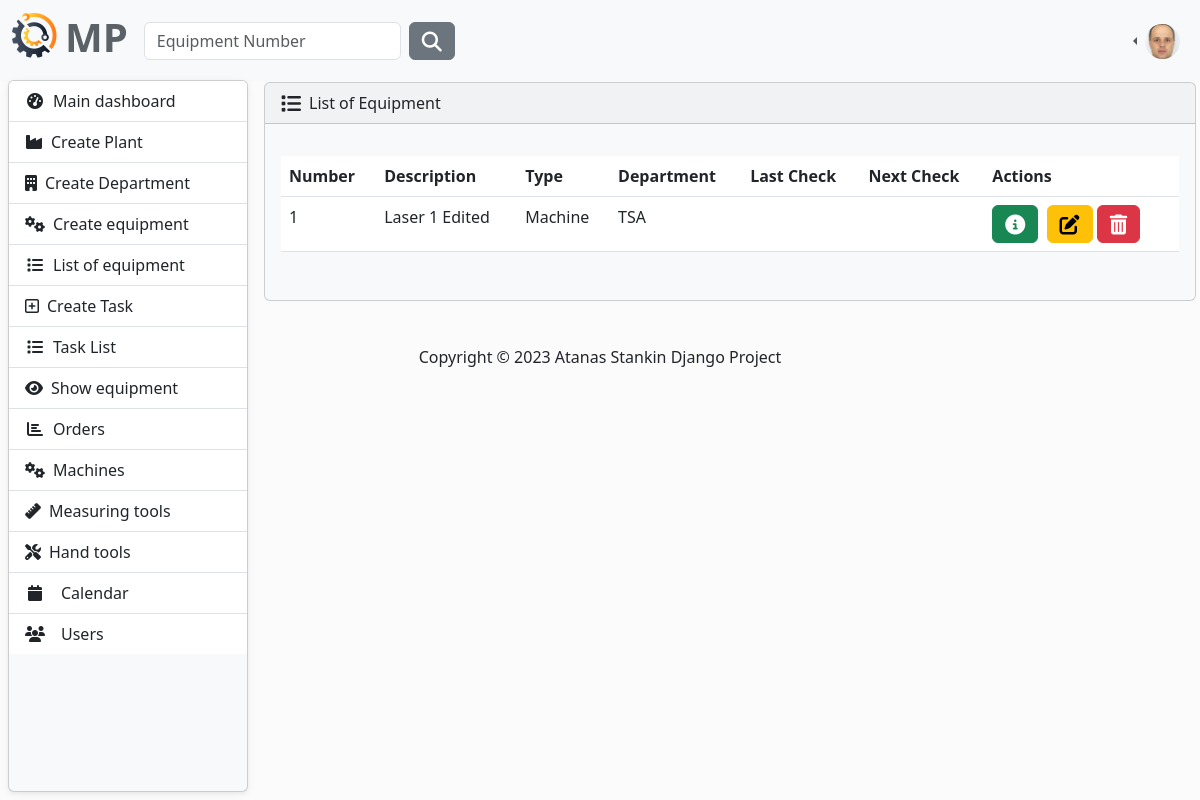
The page /equipment/equipment-list/ (signed in) on the database as committed earlier.
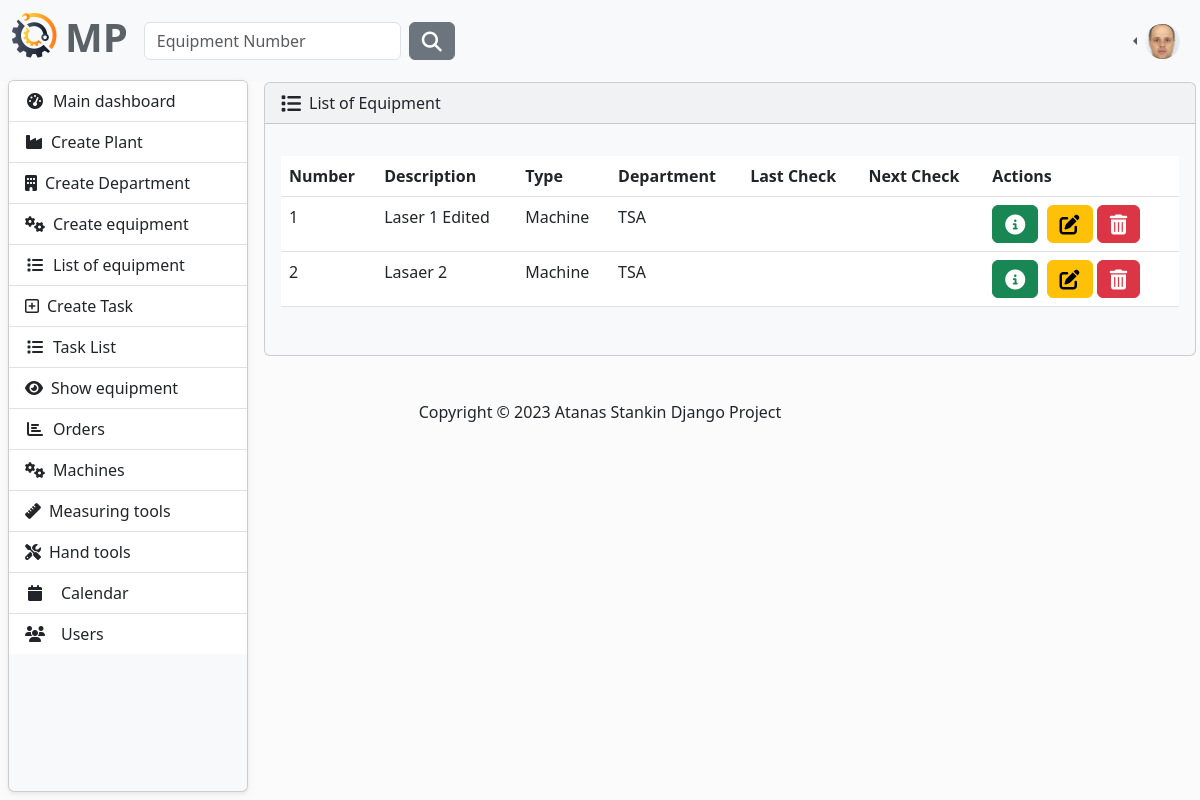
The same page on the database as committed later.
### MaintenancePlanner/equipment/models.py (models this page shows, shortened)
class Equipment(models.Model):
    description = models.CharField(
        max_length=30,
        validators=[equipment_name_validator],
    )
    type = models.CharField(
        max_length=30,
        choices=TYPE_OF_EQUIPMENT
    )
    acquisition_date = models.DateField(
        blank=True,
        null=True,
        verbose_name='Acquisition Date',
    )
    acquisition_value = models.FloatField(
        blank=True,
        null=True,
        verbose_name='Acquisition Value',
    )
    currency_code = models.CharField(
        max_length=10,
        choices=CURRENCY_CHOICES,
        default='EUR',
    )
    year_of_manufacture = models.PositiveIntegerField(
        verbose_name='Year of Manufacture',
        null=True,
        blank=True,
    )
    manufacturer = models.CharField(
        max_length=30,
        blank=True,
        null=True,
    )
    model_number = models.CharField(
        max_length=30,
        blank=True,
        null=True,
        verbose_name='Model Number'
    )
    part_number = models.CharField(
        max_length=30,
        blank=True,
        null=True,
        verbose_name='Manufacturer Part Number',
    )
    serial_number = models.CharField(
        max_length=30,
        blank=True,
        null=True,
        verbose_name='Manufacturer Serial Number',
    )
    plant = models.ForeignKey(
        to=Plant,
        on_delete=models.CASCADE)
    department = models.ForeignKey(
        to=Department,
        on_delete=models.CASCADE)
    last_checked_date = models.DateField(
        verbose_name='Last Checked Date',
        blank=True,
        null=True,
    )
    next_check_date = models.DateField(
        verbose_name='Next Check Date',
        blank=True,
        null=True,
    )

### MaintenancePlanner/plant/models.py (models this page shows)
class Department(models.Model):
    name = models.CharField(
        max_length=30,
    )
    plant = models.ForeignKey(
        to=Plant,
        on_delete=models.CASCADE,
    )
    def __str__(self):
        return self.name

### MaintenancePlanner/equipment/views.py (the view)
# urls.py: path('equipment-list/', views.equipment_list, name='equipment-list'),
@login_required
def equipment_list(request):
    profile = AppUser.objects.first()
    equipment = Equipment.objects.all()
    context = {
        'equipment': equipment,
        'profile': profile,
    }
    return render(request, 'equipment_list.html', context)

### MaintenancePlanner/equipment/templates/equipment_list.html
{% extends "base.html" %}
{% block content %}
    {% include 'partials/equipment.html' %}
{% endblock %}

### MaintenancePlanner/equipment/templates/partials/equipment.html (shortened to what this page needs)
<article>
    {% if equipment %}
        <div class="card bg-light ms-1 me-4 mb-4 mt-0">
            <div class="card-header">
                <i class="fa-solid fa-list fa-lg me-2"></i>List of Equipment
            </div>
            <div class="card-body">
                <p class="card-text">
                <div class="table-responsive">
                    <table class="table table-hover">
                        <thead>
                        <tr>
                            <th scope="col">Number</th>
                            <th scope="col">Description</th>
                            <th scope="col">Type</th>
                            <th scope="col">Department</th>
                            <th scope="col">Last Check</th>
                            <th scope="col">Next Check</th>
                            <th scope="col">Actions</th>
                        </tr>
                        </thead>
                        <tbody>
                        {% for eq in  equipment %}
                            <tr>
                                <td>{{ eq.id }}</td>
                                <td>{{ eq.description }}</td>
                                <td>{{ eq.type }}</td>
                                <td>{{ eq.department }}</td>
                                <td>{{ eq.last_checked_date|default_if_none:'' }}</td>
                                <td>{{ eq.next_check_date|default_if_none:'' }}</td>
                                <td>
                                    <button type="button" class="btn btn-success me-1"
                                            href="{% url 'view-equipment' eq.id %}" data-bs-toggle="modal"
                                            data-bs-target="#myModal{{ eq.id }}">
                                        <i class="fa-solid fa-circle-info fa-lg"></i>
                                    </button>
                                    <a class="btn btn-warning" href="{% url 'edit-equipment' eq.id %}">
                                        <i class="fa-solid fa-pen-to-square fa-lg"></i>
                                    </a>
                                    <button type="button" class="btn btn-danger me-1"
                                            href="{% url 'delete-equipment' eq.id %}"
                                            data-bs-toggle="modal"
                                            data-bs-target="#myModal2{{ eq.id }}">
                                        <i class="fa-solid fa-trash-can fa-lg"></i>
                                    </button>
                                </td>
                            </tr>
                        {% endfor %}
                        </tbody>
                    </table>
                </div>
                </p>
            </div>
        </div>
    {% endif %}
</article>

Rows that differ between the two databases and show on the page:
added Equipment: id "2", description "Lasaer 2", type "Machine", department "TSA"
